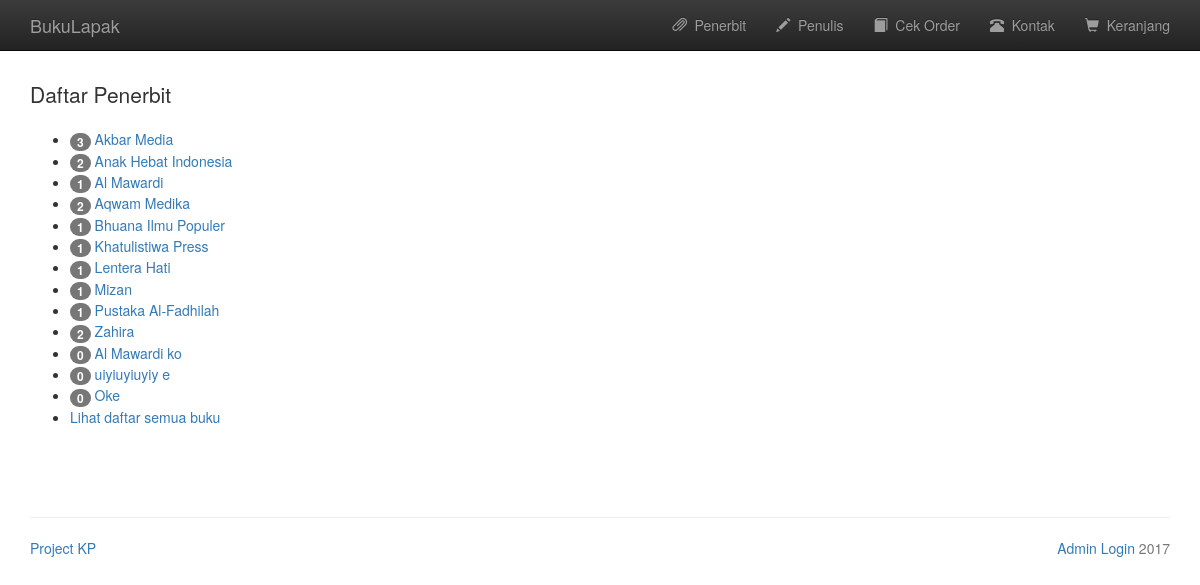
The page /penerbit.php on the database its author committed.
### tables this page shows
CREATE TABLE `penerbit` (
  `idpenerbit` int(10) UNSIGNED NOT NULL,
  `nama_penerbit` varchar(60) NOT NULL
);

### penerbit.php (the view, shortened to what this page needs)
<?php
	$conn = db_connect();
	$query = "SELECT * FROM penerbit ORDER BY idpenerbit";
	$result = mysqli_query($conn, $query);
	require "header.php";
?>
	<p class="lead">Daftar Penerbit</p>
	<ul>
	<?php
		while($row = mysqli_fetch_assoc($result)){
			$count = 0;
			$query = "SELECT idpenerbit FROM buku";
			$result2 = mysqli_query($conn, $query);
			while ($penerbitCompare = mysqli_fetch_assoc($result2)){
				if($penerbitCompare['idpenerbit'] == $row['idpenerbit']){
					$count++;
				}
			}
	?>
		<li>
			<span class="badge"><?php echo $count; ?></span>
		    <a href="daftar-penerbit.php?id=<?php echo $row['idpenerbit']; ?>"><?php echo $row['nama_penerbit']; ?></a>
		</li>
	<?php } ?>
		<li>
			<a href="index.php">Lihat daftar semua buku</a>
		</li>
	</ul>
<?php
	require "footer.php";
?>

### rows shown on the page
penerbit: count "3", nama_penerbit "Akbar Media"
penerbit: count "2", nama_penerbit "Anak Hebat Indonesia"
penerbit: count "1", nama_penerbit "Al Mawardi"
penerbit: count "2", nama_penerbit "Aqwam Medika"
penerbit: count "1", nama_penerbit "Bhuana Ilmu Populer"
penerbit: count "1", nama_penerbit "Khatulistiwa Press"
penerbit: count "1", nama_penerbit "Lentera Hati"
penerbit: count "1", nama_penerbit "Mizan"
penerbit: count "1", nama_penerbit "Pustaka Al-Fadhilah"
penerbit: count "2", nama_penerbit "Zahira"
penerbit: count "0", nama_penerbit "Al Mawardi ko"
penerbit: count "0", nama_penerbit "uiyiuyiuyiy e"
penerbit: count "0", nama_penerbit "Oke"
